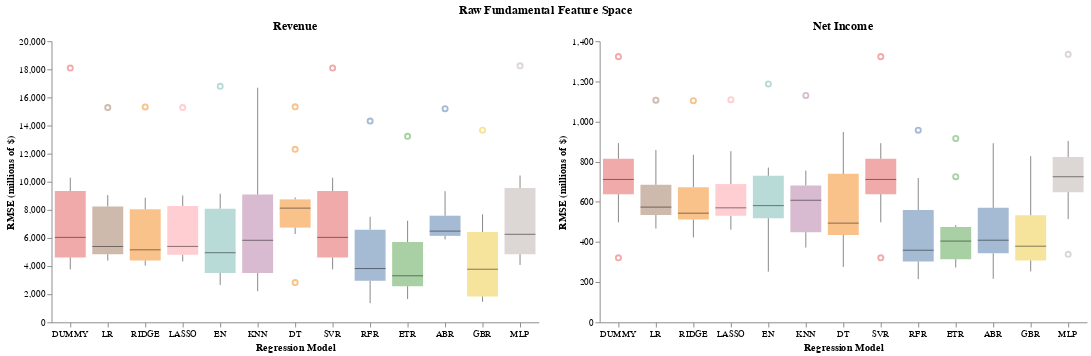

Here is the notebook cell this chart was saved with:
### Code cell
full_chart2 = (rev_chart2 | ear_chart2 ).properties(
    title=alt.TitleParams('Raw Fundamental Feature Space', anchor='middle'))
full_chart2.configure_view(stroke=None)

### Figure 1 — Vega-Lite specification as saved in the notebook (floating-point values rounded to 4 significant figures; data arrays with more than 128 entries replaced by an {"elided": "..."} marker saying what was removed)
{"config": {"view": {"continuousWidth": 300, "continuousHeight": 300, "stroke": null}}, "hconcat": [{"data": {"name": "data-6505d44345af3fe6af13cc6377866dcc"}, "mark": {"type": "boxplot", "median": {"color": "black", "strokeWidth": 3}, "opacity": 0.5, "size": 33}, "encoding": {"color": {"field": "model", "legend": null, "type": "nominal"}, "x": {"axis": {"grid": false, "labelAngle": 0}, "field": "model", "sort": ["DUMMY", "LR", "RIDGE", "LASSO", "EN", "KNN", "DT", "SVR", "RFR", "ETR", "ABR", "GBR", "MLP"], "title": "Regression Model", "type": "nominal"}, "y": {"axis": {"grid": false}, "field": "rmse", "title": "RMSE (millions of $)", "type": "quantitative"}}, "height": 300, "title": "Revenue", "width": 520}, {"data": {"name": "data-4a85887f105c6cc598592457f755089b"}, "mark": {"type": "boxplot", "median": {"color": "black", "strokeWidth": 3}, "opacity": 0.5, "size": 33}, "encoding": {"color": {"field": "model", "legend": null, "type": "nominal"}, "x": {"axis": {"grid": false, "labelAngle": 0}, "field": "model", "sort": ["DUMMY", "LR", "RIDGE", "LASSO", "EN", "KNN", "DT", "SVR", "RFR", "ETR", "ABR", "GBR", "MLP"], "title": "Regression Model", "type": "nominal"}, "y": {"axis": {"grid": false}, "field": "rmse", "title": "RMSE (millions of $)", "type": "quantitative"}}, "height": 300, "title": "Net Income", "width": 520}], "title": {"text": "Raw Fundamental Feature Space", "anchor": "middle"}, "$schema": "https://vega.github.io/schema/vega-lite/v5.20.1.json", "datasets": {"data-6505d44345af3fe6af13cc6377866dcc": {"elided": "130 records"}, "data-4a85887f105c6cc598592457f755089b": {"elided": "130 records"}}}
